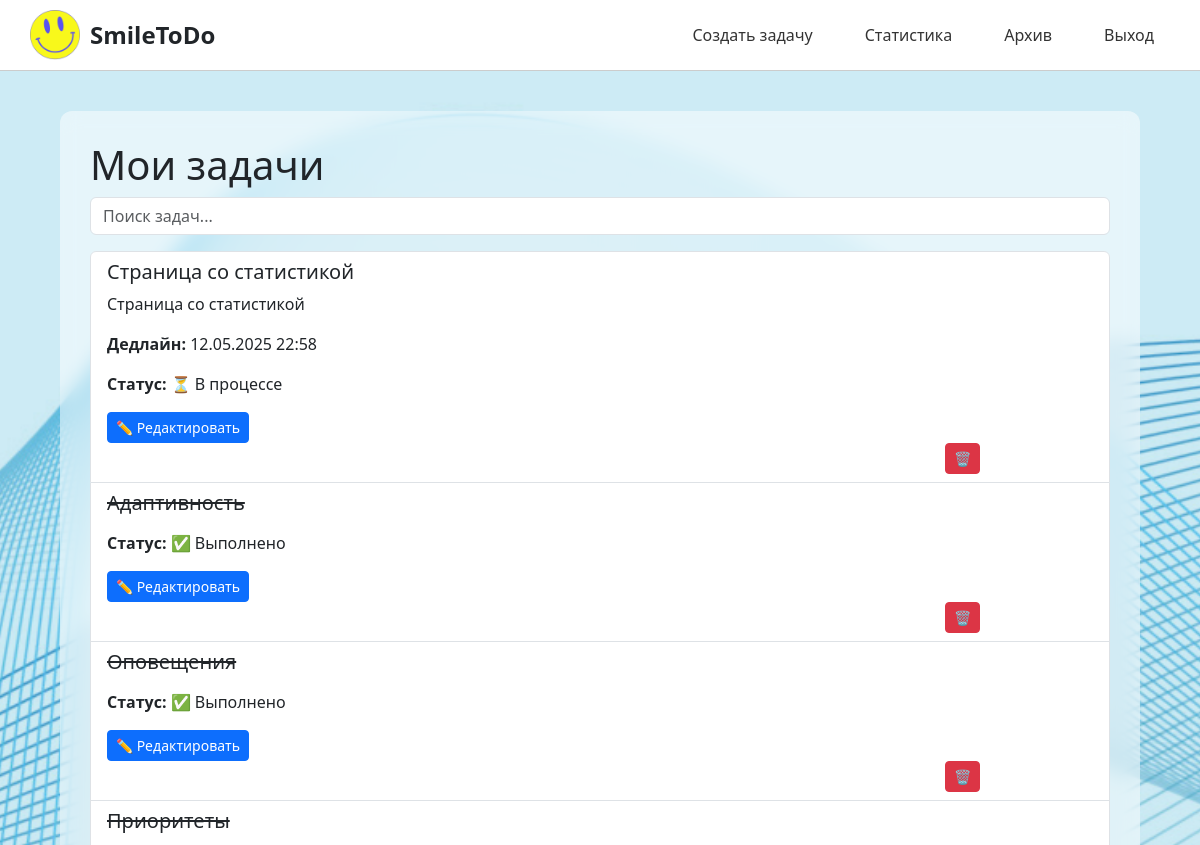
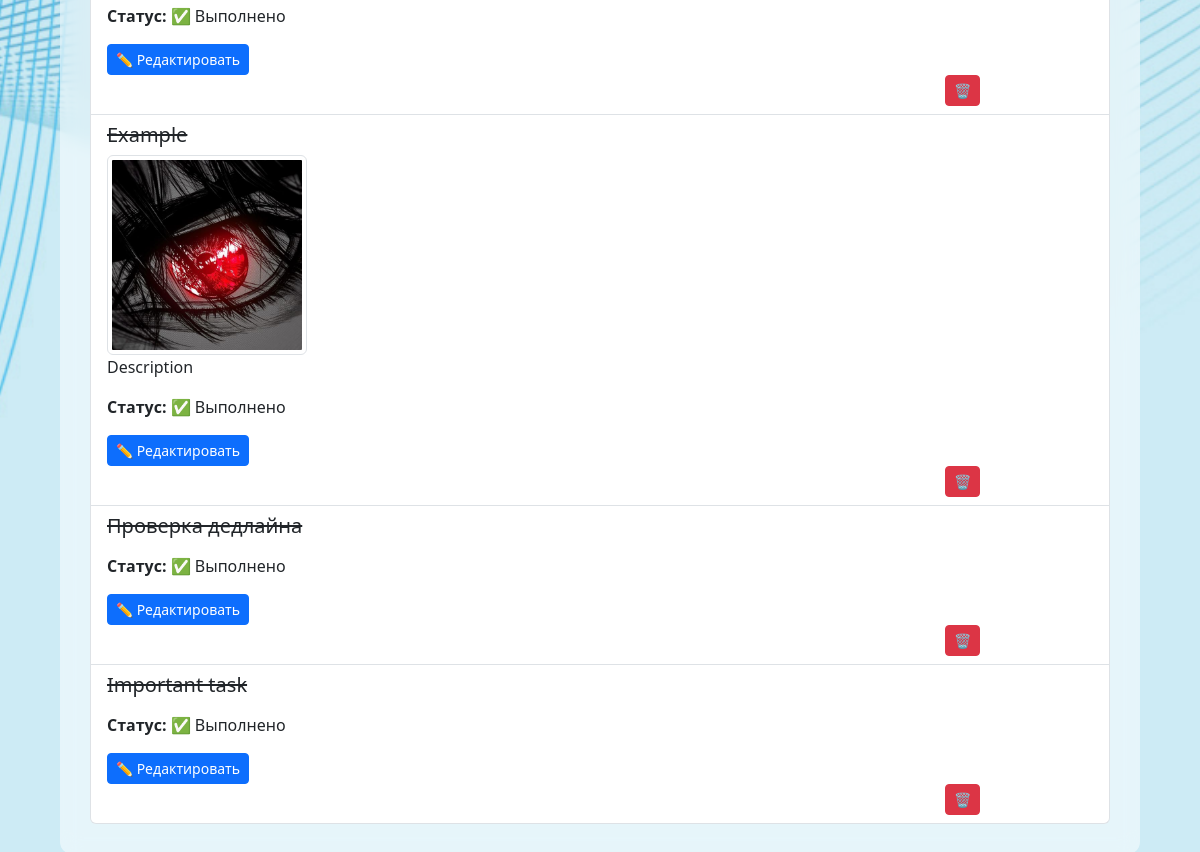
The app's page / (signed in), older data (2 pictures, top to bottom).
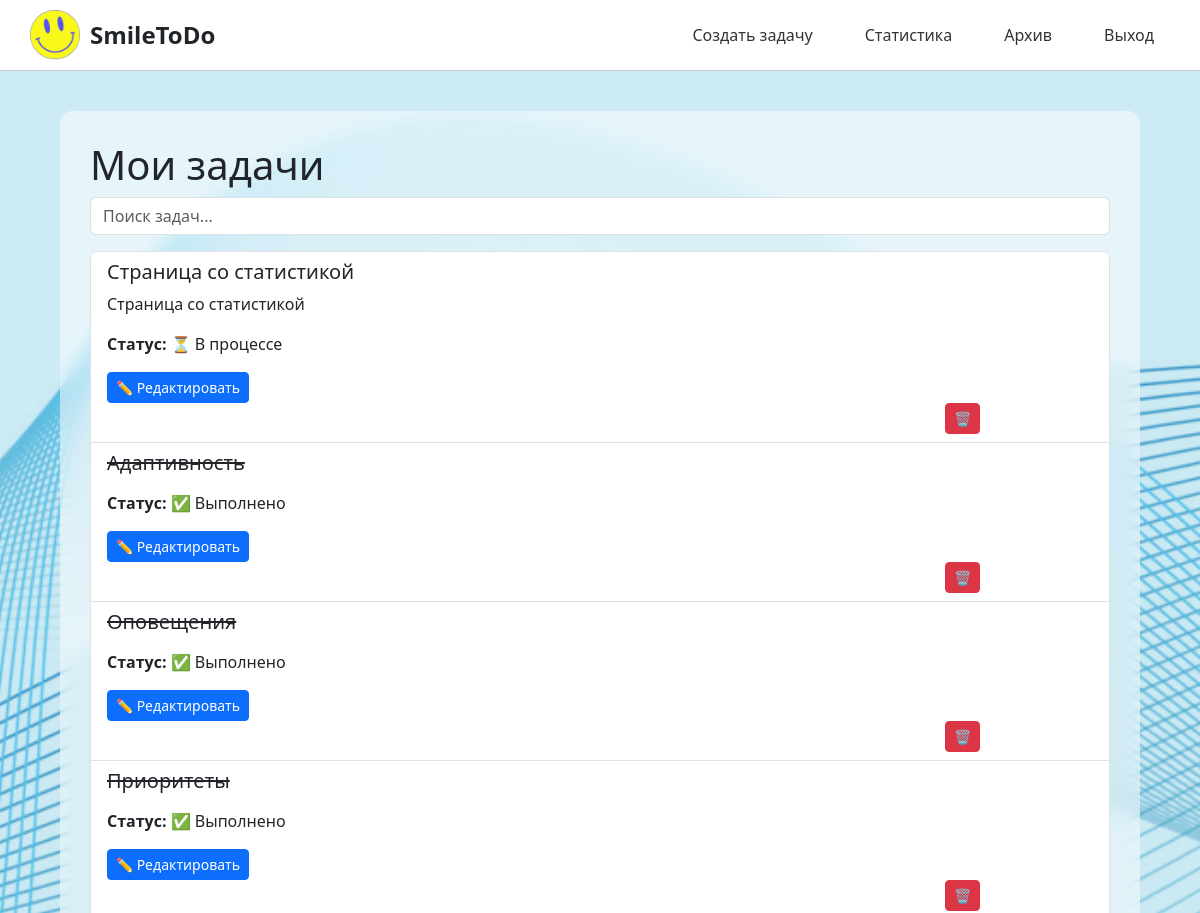
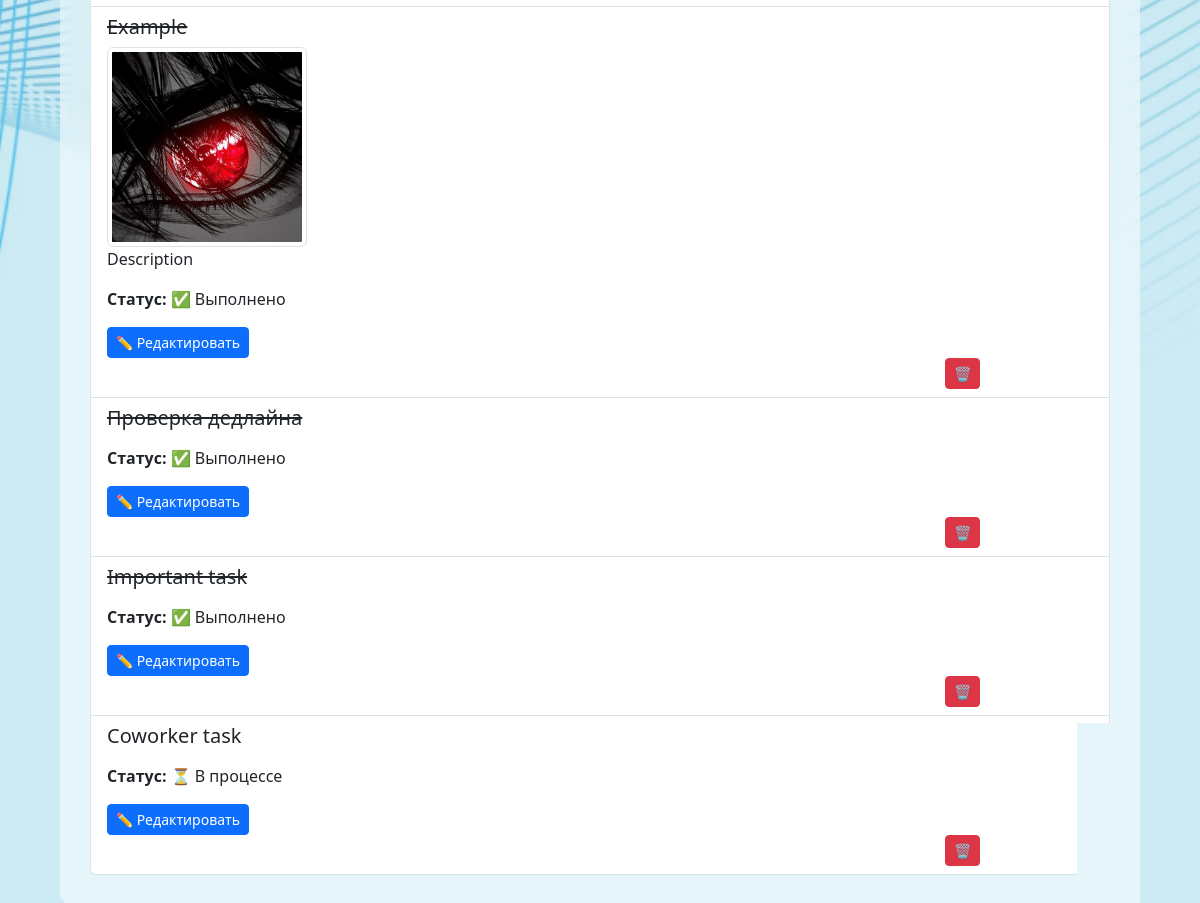
The same page, newer data (2 pictures, top to bottom).
### todoapp/models.py (models this page shows, shortened)
class Task(models.Model):
    user = models.ForeignKey(User, on_delete=models.CASCADE, related_name="tasks")
    title = models.CharField(max_length=255)
    description = models.TextField(blank=True)
    completed = models.BooleanField(default=False)
    image = models.ImageField(upload_to='task_images/', blank=True, null=True)
    deadline = models.DateTimeField(blank=True, null=True)
    important = models.BooleanField(default=False)
    is_archived = models.BooleanField(default=False)
    created_at = models.DateTimeField(auto_now_add=True)
    updated_at = models.DateTimeField(auto_now=True)
    shared_with = models.ManyToManyField(User, related_name='shared_tasks', blank=True)

### todoapp/views.py (the view)
# urls.py: path('', views.task_list, name='task_list'),
@login_required
def task_list(request):
    tasks = Task.objects.filter(user=request.user, is_archived=False)
    now = timezone.now()
    for task in tasks:
        if task.deadline and task.deadline < now and not task.completed:
            task.is_archived = True
            task.save()
    tasks = Task.objects.filter(user=request.user, is_archived=False).order_by('-important', 'completed', '-deadline')
    tasks = Task.objects.filter(
        Q(user=request.user) | Q(shared_with=request.user),
        is_archived=False).distinct()
    query = request.GET.get('q')
    if query:
        tasks = tasks.filter(title__icontains=query)
    now = timezone.now()
    soon = now + timedelta(hours=24)
    urgent_list = []
    for task in tasks:
        task.is_urgent = False
        if task.deadline and now < task.deadline <= now + timedelta(hours=24) and not task.completed:
            task.is_urgent = True
            urgent_list.append({
                'title': task.title,
                'due': task.deadline.strftime("%d.%m.%Y %H:%M")
            })
    return render(request, 'todoapp/task_list.html',
                   {'tasks': tasks,
                    'urgent_tasks': json.dumps(urgent_list, ensure_ascii=False)})

### templates/todoapp/task_list.html (shortened to what this page needs)
{% extends 'todoapp/base.html' %}
{% block content %}
<h1>Мои задачи</h1>
<form method="get" class="mb-3">
    <input  type="text" name="q" class="form-control" placeholder="Поиск задач..." value="{{ request.GET.q }}">
</form>
{% if tasks %}
    <div class="list-group">
        {% for task in tasks %}
            <div class="list-group-item">
                <h5>
                    {% if task.completed %}
                        <s>{{ task.title }}
                        </s>
                    {% else %}
                        {{ task.title }}
                    {% endif %}
                </h5>
                {% if task.image %}
                    <img src="{{ task.image.url }}" alt="Изображение" class="img-thumbnail" style="max-width: 200px;">
                {% endif %}
                <p>{{ task.description }}</p>
                {% if task.deadline %}
                    <p><strong>Дедлайн:</strong> {{ task.deadline|date:"d.m.Y H:i" }}</p>
                {% endif %}
                <p><strong>Статус:</strong> {% if task.completed %}✅ Выполнено{% else %}⏳ В процессе{% endif %}</p>
                <a href="{% url 'task_update' task.pk %}" class="btn btn-sm btn-primary">✏️ Редактировать</a>
                <a href="{% url 'task_delete' task.pk %}" class="btn btn-sm btn-danger delete">🗑️</a>
            </div>
        {% endfor %}
    </div>
{% else %}
    <p>Добавьте свою первую задачу!</p>
{% endif %}
{% endblock %}

### templates/todoapp/base.html (shortened to what this page needs)
<!DOCTYPE html>
<html lang="ru">
<head>
    {%  load static  %}
    <link rel="stylesheet" href="{% static 'todoapp/style.css' %}">
    <link href="https://cdn.jsdelivr.net/npm/bootstrap@5.3.3/dist/css/bootstrap.min.css" rel="stylesheet">
</head>
<body>
    <div class="header">
        <div class="logo">
            <a href="{% url 'task_list' %}" class="logo text-decoration-none text-dark">
            <img src="{% static 'todoapp/Logo.png' %}" alt="Logo"></a>
            <span class="title">SmileToDo</span>
        </div>
        <div class="nav">
            {% if user.is_authenticated %}
                    <a class="nav-link" href="{% url 'task_create' %}">Создать задачу</a>
                    <a class="nav-link" href="{% url 'task_stats' %}">Статистика</a>
                    <a class="nav-link" href="{% url 'archived_tasks' %}">Архив</a>
                    <a class="nav-link" href="{% url 'logout' %}">Выход</a>
                {% else %}
                    <a class="nav-link" href="{% url 'login' %}">Вход</a>
                    <a class="nav-link" href="{% url 'register' %}">Регистрация</a>
                {% endif %}
        </div>
    </div>
    <div class="main-container">
        {% block content %}
        {% endblock %}
    </div>
</body>
</html>

### static/todoapp/style.css (style rules this page uses)
body { background: url('/static/todoapp/background.jpg') no-repeat center center fixed; background-size: cover; margin: 0; font-family: 'Segoe UI', sans-serif; }
.header { display: flex; justify-content: space-between; align-items: center; background-color: white; padding: 10px 30px; border-bottom: 1px solid #ccc; }
.logo { display: flex; align-items: center; }
.logo img { height: 50px; margin-right: 10px; }
.title { font-size: 24px; font-weight: bold; }
.nav a { margin-left: 20px; text-decoration: none; color: #333; font-weight: 500; }
.main-container { max-width: 90%; margin: 40px auto; background-color: rgba(255, 255, 255, 0.50); padding: 30px; border-radius: 12px; -webkit-backdrop-filter: blur(10px); backdrop-filter: blur(10px); }
h1 { font-size: 32px; margin-bottom: 20px; }
@media screen and (max-width: 2560px) { .delete { margin-left: 85%; } }

Row changes from the older to the newer data that the page shows:
changed Task "Страница со статистикой": deadline "12.05.2025 22:58" → (not shown)
added Task: title "Coworker task", completed "⏳ В процессе"
